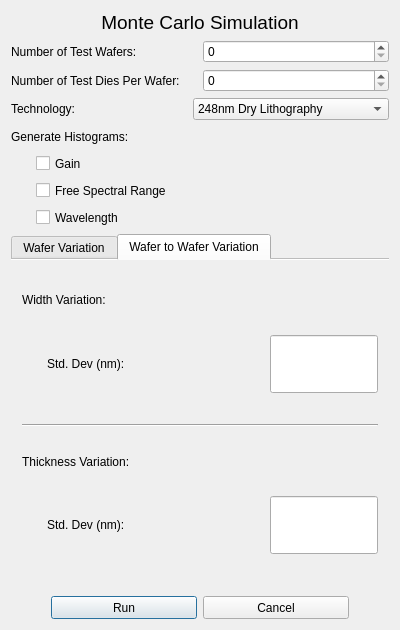
<?xml version="1.0" encoding="UTF-8"?>
<ui version="4.0">
 <class>monte_carlo_gui</class>
 <widget class="QDialog" name="monte_carlo_gui">
  <property name="geometry">
   <rect>
    <x>0</x>
    <y>0</y>
    <width>400</width>
    <height>630</height>
   </rect>
  </property>
  <property name="sizePolicy">
   <sizepolicy hsizetype="Preferred" vsizetype="Preferred">
    <horstretch>0</horstretch>
    <verstretch>0</verstretch>
   </sizepolicy>
  </property>
  <property name="minimumSize">
   <size>
    <width>279</width>
    <height>476</height>
   </size>
  </property>
  <property name="windowTitle">
   <string>Monte Carlo</string>
  </property>
  <layout class="QHBoxLayout" name="horizontalLayout_4">
   <item>
    <layout class="QVBoxLayout" name="verticalLayout_4">
     <item>
      <layout class="QVBoxLayout" name="verticalLayout">
       <item>
        <widget class="QLabel" name="label_4">
         <property name="sizePolicy">
          <sizepolicy hsizetype="Preferred" vsizetype="Preferred">
           <horstretch>0</horstretch>
           <verstretch>0</verstretch>
          </sizepolicy>
         </property>
         <property name="minimumSize">
          <size>
           <width>201</width>
           <height>16</height>
          </size>
         </property>
         <property name="font">
          <font>
           <pointsize>14</pointsize>
          </font>
         </property>
         <property name="text">
          <string>Monte Carlo Simulation</string>
         </property>
         <property name="alignment">
          <set>Qt::AlignCenter</set>
         </property>
        </widget>
       </item>
       <item>
        <layout class="QHBoxLayout" name="horizontalLayout">
         <item>
          <widget class="QLabel" name="label_1">
           <property name="sizePolicy">
            <sizepolicy hsizetype="Preferred" vsizetype="Preferred">
             <horstretch>0</horstretch>
             <verstretch>1</verstretch>
            </sizepolicy>
           </property>
           <property name="minimumSize">
            <size>
             <width>121</width>
             <height>21</height>
            </size>
           </property>
           <property name="text">
            <string>Number of Test Wafers:</string>
           </property>
          </widget>
         </item>
         <item>
          <widget class="QSpinBox" name="num_wafers">
           <property name="sizePolicy">
            <sizepolicy hsizetype="Preferred" vsizetype="Preferred">
             <horstretch>0</horstretch>
             <verstretch>1</verstretch>
            </sizepolicy>
           </property>
           <property name="minimumSize">
            <size>
             <width>42</width>
             <height>21</height>
            </size>
           </property>
          </widget>
         </item>
        </layout>
       </item>
       <item>
        <layout class="QHBoxLayout" name="horizontalLayout_2">
         <item>
          <widget class="QLabel" name="label_2">
           <property name="sizePolicy">
            <sizepolicy hsizetype="Preferred" vsizetype="Preferred">
             <horstretch>0</horstretch>
             <verstretch>1</verstretch>
            </sizepolicy>
           </property>
           <property name="minimumSize">
            <size>
             <width>171</width>
             <height>21</height>
            </size>
           </property>
           <property name="text">
            <string>Number of Test Dies Per Wafer:</string>
           </property>
          </widget>
         </item>
         <item>
          <widget class="QSpinBox" name="num_dies">
           <property name="sizePolicy">
            <sizepolicy hsizetype="Preferred" vsizetype="Preferred">
             <horstretch>0</horstretch>
             <verstretch>1</verstretch>
            </sizepolicy>
           </property>
           <property name="minimumSize">
            <size>
             <width>42</width>
             <height>21</height>
            </size>
           </property>
          </widget>
         </item>
        </layout>
       </item>
       <item>
        <layout class="QHBoxLayout" name="horizontalLayout_3">
         <item>
          <widget class="QLabel" name="label_35">
           <property name="sizePolicy">
            <sizepolicy hsizetype="Preferred" vsizetype="Preferred">
             <horstretch>0</horstretch>
             <verstretch>1</verstretch>
            </sizepolicy>
           </property>
           <property name="minimumSize">
            <size>
             <width>61</width>
             <height>21</height>
            </size>
           </property>
           <property name="text">
            <string>Technology:</string>
           </property>
          </widget>
         </item>
         <item>
          <widget class="QComboBox" name="technology">
           <property name="sizePolicy">
            <sizepolicy hsizetype="Preferred" vsizetype="Preferred">
             <horstretch>0</horstretch>
             <verstretch>1</verstretch>
            </sizepolicy>
           </property>
           <property name="minimumSize">
            <size>
             <width>171</width>
             <height>21</height>
            </size>
           </property>
           <item>
            <property name="text">
             <string>248nm Dry Lithography</string>
            </property>
           </item>
           <item>
            <property name="text">
             <string>193nm Dry Lithography</string>
            </property>
           </item>
           <item>
            <property name="text">
             <string>193nm Immersion Lithography</string>
            </property>
           </item>
          </widget>
         </item>
        </layout>
       </item>
       <item>
        <widget class="QLabel" name="label_40">
         <property name="sizePolicy">
          <sizepolicy hsizetype="Preferred" vsizetype="Preferred">
           <horstretch>0</horstretch>
           <verstretch>0</verstretch>
          </sizepolicy>
         </property>
         <property name="minimumSize">
          <size>
           <width>111</width>
           <height>21</height>
          </size>
         </property>
         <property name="text">
          <string>Generate Histograms:</string>
         </property>
        </widget>
       </item>
       <item>
        <layout class="QHBoxLayout" name="horizontalLayout_12">
         <item>
          <spacer name="horizontalSpacer">
           <property name="orientation">
            <enum>Qt::Horizontal</enum>
           </property>
           <property name="sizeType">
            <enum>QSizePolicy::Preferred</enum>
           </property>
           <property name="sizeHint" stdset="0">
            <size>
             <width>25</width>
             <height>20</height>
            </size>
           </property>
          </spacer>
         </item>
         <item>
          <widget class="QCheckBox" name="gain">
           <property name="sizePolicy">
            <sizepolicy hsizetype="Expanding" vsizetype="Preferred">
             <horstretch>0</horstretch>
             <verstretch>1</verstretch>
            </sizepolicy>
           </property>
           <property name="minimumSize">
            <size>
             <width>70</width>
             <height>21</height>
            </size>
           </property>
           <property name="text">
            <string>Gain</string>
           </property>
          </widget>
         </item>
        </layout>
       </item>
       <item>
        <layout class="QHBoxLayout" name="horizontalLayout_13">
         <item>
          <spacer name="horizontalSpacer_2">
           <property name="orientation">
            <enum>Qt::Horizontal</enum>
           </property>
           <property name="sizeType">
            <enum>QSizePolicy::Preferred</enum>
           </property>
           <property name="sizeHint" stdset="0">
            <size>
             <width>25</width>
             <height>20</height>
            </size>
           </property>
          </spacer>
         </item>
         <item>
          <widget class="QCheckBox" name="fsr">
           <property name="sizePolicy">
            <sizepolicy hsizetype="Expanding" vsizetype="Preferred">
             <horstretch>0</horstretch>
             <verstretch>1</verstretch>
            </sizepolicy>
           </property>
           <property name="minimumSize">
            <size>
             <width>121</width>
             <height>21</height>
            </size>
           </property>
           <property name="text">
            <string>Free Spectral Range</string>
           </property>
          </widget>
         </item>
        </layout>
       </item>
       <item>
        <layout class="QHBoxLayout" name="horizontalLayout_14">
         <item>
          <spacer name="horizontalSpacer_3">
           <property name="orientation">
            <enum>Qt::Horizontal</enum>
           </property>
           <property name="sizeType">
            <enum>QSizePolicy::Preferred</enum>
           </property>
           <property name="sizeHint" stdset="0">
            <size>
             <width>25</width>
             <height>20</height>
            </size>
           </property>
          </spacer>
         </item>
         <item>
          <widget class="QCheckBox" name="wavelength">
           <property name="sizePolicy">
            <sizepolicy hsizetype="Expanding" vsizetype="Preferred">
             <horstretch>0</horstretch>
             <verstretch>1</verstretch>
            </sizepolicy>
           </property>
           <property name="minimumSize">
            <size>
             <width>81</width>
             <height>21</height>
            </size>
           </property>
           <property name="text">
            <string>Wavelength</string>
           </property>
          </widget>
         </item>
        </layout>
       </item>
       <item>
        <widget class="QTabWidget" name="variation">
         <property name="sizePolicy">
          <sizepolicy hsizetype="MinimumExpanding" vsizetype="MinimumExpanding">
           <horstretch>0</horstretch>
           <verstretch>7</verstretch>
          </sizepolicy>
         </property>
         <property name="minimumSize">
          <size>
           <width>261</width>
           <height>181</height>
          </size>
         </property>
         <property name="tabPosition">
          <enum>QTabWidget::North</enum>
         </property>
         <property name="tabShape">
          <enum>QTabWidget::Rounded</enum>
         </property>
         <property name="currentIndex">
          <number>1</number>
         </property>
         <property name="iconSize">
          <size>
           <width>16</width>
           <height>16</height>
          </size>
         </property>
         <property name="elideMode">
          <enum>Qt::ElideMiddle</enum>
         </property>
         <property name="documentMode">
          <bool>true</bool>
         </property>
         <widget class="QWidget" name="wafer">
          <attribute name="title">
           <string>Wafer Variation</string>
          </attribute>
          <layout class="QVBoxLayout" name="verticalLayout_5">
           <item>
            <layout class="QVBoxLayout" name="verticalLayout_2">
             <item>
              <widget class="QLabel" name="label_33">
               <property name="text">
                <string>Width Variation:</string>
               </property>
              </widget>
             </item>
             <item>
              <layout class="QHBoxLayout" name="horizontalLayout_5">
               <item>
                <spacer name="horizontalSpacer_4">
                 <property name="orientation">
                  <enum>Qt::Horizontal</enum>
                 </property>
                 <property name="sizeType">
                  <enum>QSizePolicy::Preferred</enum>
                 </property>
                 <property name="sizeHint" stdset="0">
                  <size>
                   <width>25</width>
                   <height>20</height>
                  </size>
                 </property>
                </spacer>
               </item>
               <item>
                <widget class="QLabel" name="label_31">
                 <property name="sizePolicy">
                  <sizepolicy hsizetype="Expanding" vsizetype="Preferred">
                   <horstretch>0</horstretch>
                   <verstretch>1</verstretch>
                  </sizepolicy>
                 </property>
                 <property name="text">
                  <string>Std. Dev (nm):</string>
                 </property>
                </widget>
               </item>
               <item>
                <widget class="QLineEdit" name="std_dev">
                 <property name="sizePolicy">
                  <sizepolicy hsizetype="Preferred" vsizetype="Preferred">
                   <horstretch>0</horstretch>
                   <verstretch>1</verstretch>
                  </sizepolicy>
                 </property>
                </widget>
               </item>
              </layout>
             </item>
             <item>
              <layout class="QHBoxLayout" name="horizontalLayout_6">
               <item>
                <spacer name="horizontalSpacer_5">
                 <property name="orientation">
                  <enum>Qt::Horizontal</enum>
                 </property>
                 <property name="sizeType">
                  <enum>QSizePolicy::Preferred</enum>
                 </property>
                 <property name="sizeHint" stdset="0">
                  <size>
                   <width>25</width>
                   <height>20</height>
                  </size>
                 </property>
                </spacer>
               </item>
               <item>
                <widget class="QLabel" name="label_32">
                 <property name="sizePolicy">
                  <sizepolicy hsizetype="Expanding" vsizetype="Preferred">
                   <horstretch>0</horstretch>
                   <verstretch>1</verstretch>
                  </sizepolicy>
                 </property>
                 <property name="text">
                  <string>Correlation Length (m):</string>
                 </property>
                </widget>
               </item>
               <item>
                <widget class="QLineEdit" name="corr_len">
                 <property name="sizePolicy">
                  <sizepolicy hsizetype="Preferred" vsizetype="Preferred">
                   <horstretch>0</horstretch>
                   <verstretch>1</verstretch>
                  </sizepolicy>
                 </property>
                </widget>
               </item>
              </layout>
             </item>
             <item>
              <widget class="Line" name="line">
               <property name="orientation">
                <enum>Qt::Horizontal</enum>
               </property>
              </widget>
             </item>
             <item>
              <widget class="QLabel" name="label_28">
               <property name="text">
                <string>Height Variation:</string>
               </property>
              </widget>
             </item>
             <item>
              <layout class="QHBoxLayout" name="horizontalLayout_7">
               <item>
                <spacer name="horizontalSpacer_6">
                 <property name="orientation">
                  <enum>Qt::Horizontal</enum>
                 </property>
                 <property name="sizeType">
                  <enum>QSizePolicy::Preferred</enum>
                 </property>
                 <property name="sizeHint" stdset="0">
                  <size>
                   <width>25</width>
                   <height>20</height>
                  </size>
                 </property>
                </spacer>
               </item>
               <item>
                <widget class="QLabel" name="label_23">
                 <property name="sizePolicy">
                  <sizepolicy hsizetype="Expanding" vsizetype="Preferred">
                   <horstretch>0</horstretch>
                   <verstretch>1</verstretch>
                  </sizepolicy>
                 </property>
                 <property name="text">
                  <string>Std. Dev (nm):</string>
                 </property>
                </widget>
               </item>
               <item>
                <widget class="QLineEdit" name="std_dev_2">
                 <property name="sizePolicy">
                  <sizepolicy hsizetype="Preferred" vsizetype="Preferred">
                   <horstretch>0</horstretch>
                   <verstretch>1</verstretch>
                  </sizepolicy>
                 </property>
                </widget>
               </item>
              </layout>
             </item>
             <item>
              <layout class="QHBoxLayout" name="horizontalLayout_8">
               <item>
                <spacer name="horizontalSpacer_7">
                 <property name="orientation">
                  <enum>Qt::Horizontal</enum>
                 </property>
                 <property name="sizeType">
                  <enum>QSizePolicy::Preferred</enum>
                 </property>
                 <property name="sizeHint" stdset="0">
                  <size>
                   <width>25</width>
                   <height>20</height>
                  </size>
                 </property>
                </spacer>
               </item>
               <item>
                <widget class="QLabel" name="label_26">
                 <property name="sizePolicy">
                  <sizepolicy hsizetype="Expanding" vsizetype="Preferred">
                   <horstretch>0</horstretch>
                   <verstretch>1</verstretch>
                  </sizepolicy>
                 </property>
                 <property name="text">
                  <string>Correlation Length (m):</string>
                 </property>
                </widget>
               </item>
               <item>
                <widget class="QLineEdit" name="corr_len_2">
                 <property name="sizePolicy">
                  <sizepolicy hsizetype="Preferred" vsizetype="Preferred">
                   <horstretch>0</horstretch>
                   <verstretch>1</verstretch>
                  </sizepolicy>
                 </property>
                </widget>
               </item>
              </layout>
             </item>
            </layout>
           </item>
          </layout>
         </widget>
         <widget class="QWidget" name="wafer_to_wafer">
          <attribute name="title">
           <string>Wafer to Wafer Variation</string>
          </attribute>
          <layout class="QVBoxLayout" name="verticalLayout_6">
           <item>
            <layout class="QVBoxLayout" name="verticalLayout_3">
             <item>
              <widget class="QLabel" name="label_37">
               <property name="sizePolicy">
                <sizepolicy hsizetype="Preferred" vsizetype="Preferred">
                 <horstretch>0</horstretch>
                 <verstretch>0</verstretch>
                </sizepolicy>
               </property>
               <property name="minimumSize">
                <size>
                 <width>81</width>
                 <height>16</height>
                </size>
               </property>
               <property name="text">
                <string>Width Variation:</string>
               </property>
              </widget>
             </item>
             <item>
              <layout class="QHBoxLayout" name="horizontalLayout_10">
               <item>
                <spacer name="horizontalSpacer_8">
                 <property name="orientation">
                  <enum>Qt::Horizontal</enum>
                 </property>
                 <property name="sizeType">
                  <enum>QSizePolicy::Preferred</enum>
                 </property>
                 <property name="sizeHint" stdset="0">
                  <size>
                   <width>25</width>
                   <height>20</height>
                  </size>
                 </property>
                </spacer>
               </item>
               <item>
                <widget class="QLabel" name="label_36">
                 <property name="sizePolicy">
                  <sizepolicy hsizetype="Expanding" vsizetype="Preferred">
                   <horstretch>0</horstretch>
                   <verstretch>1</verstretch>
                  </sizepolicy>
                 </property>
                 <property name="minimumSize">
                  <size>
                   <width>0</width>
                   <height>0</height>
                  </size>
                 </property>
                 <property name="text">
                  <string>Std. Dev (nm):</string>
                 </property>
                </widget>
               </item>
               <item>
                <widget class="QLineEdit" name="std_dev_3">
                 <property name="sizePolicy">
                  <sizepolicy hsizetype="Preferred" vsizetype="Preferred">
                   <horstretch>0</horstretch>
                   <verstretch>1</verstretch>
                  </sizepolicy>
                 </property>
                 <property name="minimumSize">
                  <size>
                   <width>101</width>
                   <height>20</height>
                  </size>
                 </property>
                </widget>
               </item>
              </layout>
             </item>
             <item>
              <spacer name="verticalSpacer">
               <property name="orientation">
                <enum>Qt::Vertical</enum>
               </property>
               <property name="sizeType">
                <enum>QSizePolicy::Preferred</enum>
               </property>
               <property name="sizeHint" stdset="0">
                <size>
                 <width>20</width>
                 <height>25</height>
                </size>
               </property>
              </spacer>
             </item>
             <item>
              <widget class="Line" name="line_2">
               <property name="orientation">
                <enum>Qt::Horizontal</enum>
               </property>
              </widget>
             </item>
             <item>
              <widget class="QLabel" name="label_39">
               <property name="sizePolicy">
                <sizepolicy hsizetype="Preferred" vsizetype="Preferred">
                 <horstretch>0</horstretch>
                 <verstretch>0</verstretch>
                </sizepolicy>
               </property>
               <property name="minimumSize">
                <size>
                 <width>101</width>
                 <height>16</height>
                </size>
               </property>
               <property name="text">
                <string>Thickness Variation:</string>
               </property>
              </widget>
             </item>
             <item>
              <layout class="QHBoxLayout" name="horizontalLayout_11">
               <item>
                <spacer name="horizontalSpacer_9">
                 <property name="orientation">
                  <enum>Qt::Horizontal</enum>
                 </property>
                 <property name="sizeType">
                  <enum>QSizePolicy::Preferred</enum>
                 </property>
                 <property name="sizeHint" stdset="0">
                  <size>
                   <width>25</width>
                   <height>20</height>
                  </size>
                 </property>
                </spacer>
               </item>
               <item>
                <widget class="QLabel" name="label_38">
                 <property name="sizePolicy">
                  <sizepolicy hsizetype="Expanding" vsizetype="Preferred">
                   <horstretch>0</horstretch>
                   <verstretch>1</verstretch>
                  </sizepolicy>
                 </property>
                 <property name="minimumSize">
                  <size>
                   <width>0</width>
                   <height>0</height>
                  </size>
                 </property>
                 <property name="text">
                  <string>Std. Dev (nm):</string>
                 </property>
                </widget>
               </item>
               <item>
                <widget class="QLineEdit" name="std_dev_4">
                 <property name="sizePolicy">
                  <sizepolicy hsizetype="Preferred" vsizetype="Preferred">
                   <horstretch>0</horstretch>
                   <verstretch>1</verstretch>
                  </sizepolicy>
                 </property>
                 <property name="minimumSize">
                  <size>
                   <width>101</width>
                   <height>20</height>
                  </size>
                 </property>
                </widget>
               </item>
              </layout>
             </item>
             <item>
              <spacer name="verticalSpacer_2">
               <property name="orientation">
                <enum>Qt::Vertical</enum>
               </property>
               <property name="sizeType">
                <enum>QSizePolicy::Preferred</enum>
               </property>
               <property name="sizeHint" stdset="0">
                <size>
                 <width>20</width>
                 <height>25</height>
                </size>
               </property>
              </spacer>
             </item>
            </layout>
           </item>
          </layout>
         </widget>
        </widget>
       </item>
       <item>
        <layout class="QHBoxLayout" name="horizontalLayout_9">
         <item>
          <spacer name="horizontalSpacer_10">
           <property name="orientation">
            <enum>Qt::Horizontal</enum>
           </property>
           <property name="sizeType">
            <enum>QSizePolicy::Preferred</enum>
           </property>
           <property name="sizeHint" stdset="0">
            <size>
             <width>40</width>
             <height>20</height>
            </size>
           </property>
          </spacer>
         </item>
         <item>
          <widget class="QPushButton" name="run">
           <property name="sizePolicy">
            <sizepolicy hsizetype="Preferred" vsizetype="Preferred">
             <horstretch>0</horstretch>
             <verstretch>1</verstretch>
            </sizepolicy>
           </property>
           <property name="minimumSize">
            <size>
             <width>75</width>
             <height>23</height>
            </size>
           </property>
           <property name="text">
            <string>Run</string>
           </property>
          </widget>
         </item>
         <item>
          <widget class="QPushButton" name="cancel">
           <property name="sizePolicy">
            <sizepolicy hsizetype="Preferred" vsizetype="Preferred">
             <horstretch>0</horstretch>
             <verstretch>1</verstretch>
            </sizepolicy>
           </property>
           <property name="minimumSize">
            <size>
             <width>75</width>
             <height>23</height>
            </size>
           </property>
           <property name="text">
            <string>Cancel</string>
           </property>
          </widget>
         </item>
         <item>
          <spacer name="horizontalSpacer_11">
           <property name="orientation">
            <enum>Qt::Horizontal</enum>
           </property>
           <property name="sizeType">
            <enum>QSizePolicy::Preferred</enum>
           </property>
           <property name="sizeHint" stdset="0">
            <size>
             <width>40</width>
             <height>20</height>
            </size>
           </property>
          </spacer>
         </item>
        </layout>
       </item>
      </layout>
     </item>
    </layout>
   </item>
  </layout>
 </widget>
 <layoutdefault spacing="6" margin="11"/>
 <resources/>
 <connections/>
</ui>
